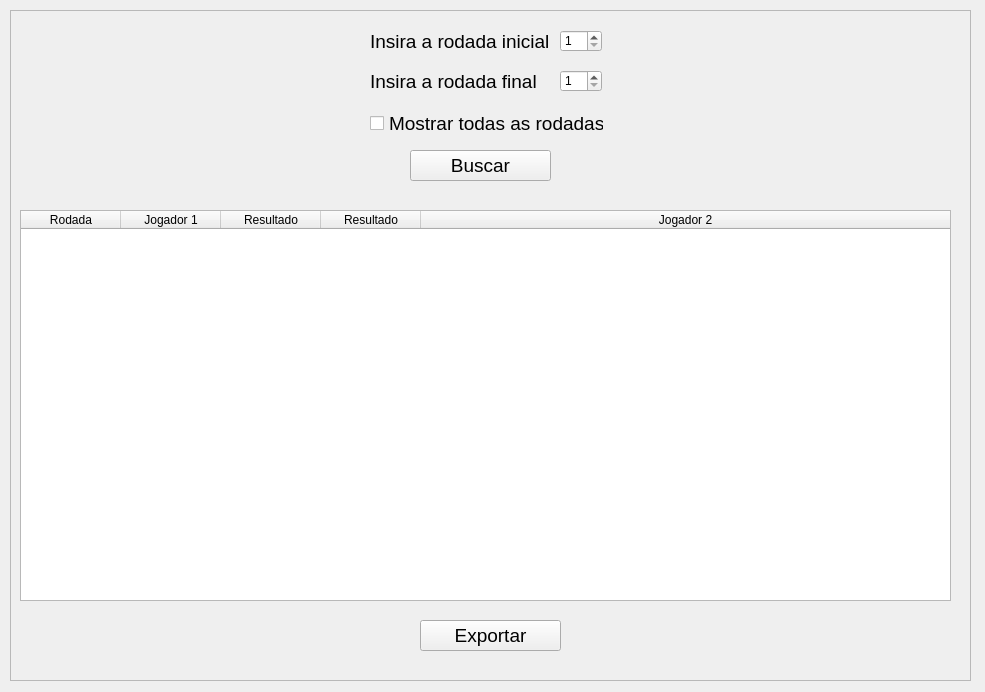
<?xml version="1.0" encoding="UTF-8"?>
<ui version="4.0">
 <class>FormRodadasFinalizadas</class>
 <widget class="QWidget" name="FormRodadasFinalizadas">
  <property name="geometry">
   <rect>
    <x>0</x>
    <y>0</y>
    <width>985</width>
    <height>692</height>
   </rect>
  </property>
  <property name="windowTitle">
   <string>Consultar Resultados Anteriores</string>
  </property>
  <widget class="QFrame" name="frame">
   <property name="geometry">
    <rect>
     <x>10</x>
     <y>10</y>
     <width>961</width>
     <height>671</height>
    </rect>
   </property>
   <property name="frameShape">
    <enum>QFrame::StyledPanel</enum>
   </property>
   <property name="frameShadow">
    <enum>QFrame::Raised</enum>
   </property>
   <widget class="QTableWidget" name="tabela">
    <property name="geometry">
     <rect>
      <x>10</x>
      <y>200</y>
      <width>931</width>
      <height>391</height>
     </rect>
    </property>
    <property name="selectionMode">
     <enum>QAbstractItemView::SingleSelection</enum>
    </property>
    <property name="selectionBehavior">
     <enum>QAbstractItemView::SelectRows</enum>
    </property>
    <attribute name="horizontalHeaderStretchLastSection">
     <bool>true</bool>
    </attribute>
    <column>
     <property name="text">
      <string>Rodada</string>
     </property>
    </column>
    <column>
     <property name="text">
      <string>Jogador 1</string>
     </property>
    </column>
    <column>
     <property name="text">
      <string>Resultado</string>
     </property>
    </column>
    <column>
     <property name="text">
      <string>Resultado</string>
     </property>
    </column>
    <column>
     <property name="text">
      <string>Jogador 2</string>
     </property>
    </column>
   </widget>
   <widget class="QLabel" name="label">
    <property name="geometry">
     <rect>
      <x>360</x>
      <y>20</y>
      <width>180</width>
      <height>23</height>
     </rect>
    </property>
    <property name="font">
     <font>
      <pointsize>14</pointsize>
     </font>
    </property>
    <property name="text">
     <string>Insira a rodada inicial</string>
    </property>
   </widget>
   <widget class="QSpinBox" name="spinBox_Inicial">
    <property name="geometry">
     <rect>
      <x>550</x>
      <y>20</y>
      <width>42</width>
      <height>22</height>
     </rect>
    </property>
    <property name="minimum">
     <number>1</number>
    </property>
   </widget>
   <widget class="QLabel" name="label_2">
    <property name="geometry">
     <rect>
      <x>360</x>
      <y>60</y>
      <width>180</width>
      <height>23</height>
     </rect>
    </property>
    <property name="font">
     <font>
      <pointsize>14</pointsize>
     </font>
    </property>
    <property name="text">
     <string>Insira a rodada final</string>
    </property>
   </widget>
   <widget class="QSpinBox" name="spinBox_Inicial_2">
    <property name="geometry">
     <rect>
      <x>550</x>
      <y>60</y>
      <width>42</width>
      <height>22</height>
     </rect>
    </property>
    <property name="minimum">
     <number>1</number>
    </property>
   </widget>
   <widget class="QCheckBox" name="checkBox">
    <property name="geometry">
     <rect>
      <x>360</x>
      <y>100</y>
      <width>234</width>
      <height>27</height>
     </rect>
    </property>
    <property name="font">
     <font>
      <pointsize>14</pointsize>
     </font>
    </property>
    <property name="text">
     <string>Mostrar todas as rodadas</string>
    </property>
   </widget>
   <widget class="QPushButton" name="botaoBuscar">
    <property name="geometry">
     <rect>
      <x>400</x>
      <y>140</y>
      <width>141</width>
      <height>31</height>
     </rect>
    </property>
    <property name="font">
     <font>
      <pointsize>14</pointsize>
     </font>
    </property>
    <property name="text">
     <string>Buscar</string>
    </property>
   </widget>
   <widget class="QPushButton" name="botaoExportar">
    <property name="geometry">
     <rect>
      <x>410</x>
      <y>610</y>
      <width>141</width>
      <height>31</height>
     </rect>
    </property>
    <property name="font">
     <font>
      <pointsize>14</pointsize>
     </font>
    </property>
    <property name="text">
     <string>Exportar</string>
    </property>
   </widget>
  </widget>
 </widget>
 <resources/>
 <connections/>
</ui>
